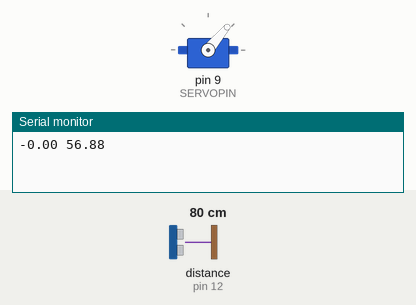
The sketch below on a simulated Arduino Uno, built with avr-gcc and run on an emulated ATmega328P. On the bench: servo, the last lines printed to the serial monitor. Wiring (inferred from the names in the program): ultrasonic range finder: trigger pin 13; echo pin 12. The inputs (shaded band) are chosen by the test bench; at power-on: distance to the obstacle (sensor on pin 12) 80 cm. The echo pulse lasts 58.3 µs per cm.

Above: at 3.85 s.
4.4 s: distance to the obstacle (sensor on pin 12) set to 35 cm
At 5.03 s:
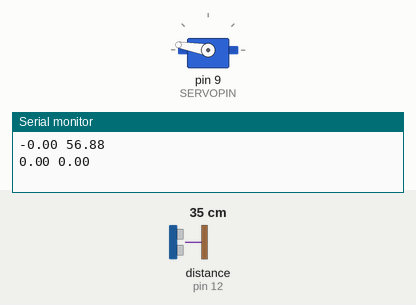
7.4 s: distance to the obstacle (sensor on pin 12) set to 120 cm
At 7.7 s:
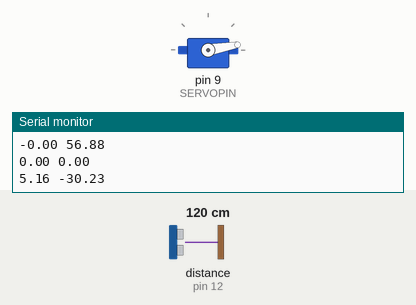
Timing chart, 0 to 16.4 s (numbered marks = the images above; inputs shaded):
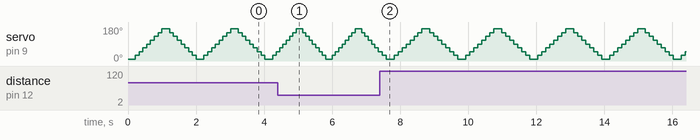

Measured:
- by itself, servo on pin 9 (SERVOPIN): repeats every 2.1 s: 10° 0.24 s, 30° 0.12 s, 50° 0.12 s, 70° 0.12 s, 90° 0.12 s, 110° 0.12 s, 130° 0.12 s, 150° 0.12 s, 170° 0.23 s, 150° 0.12 s, 130° 0.12 s, 110° 0.12 s, 90° 0.12 s, 70° 0.12 s, 50° 0.12 s, 30° 0.12 s

The sketch:

radar.ino
```cpp
#define ECHOPIN 12        // Orange line
#define TRIGPIN 13        // Red line
#define SERVOPIN 9
#define DETECT_POS_S 10
#define DETECT_POS_E 170
#define POS_INC 20
#define WAIT_S 80

#include <Servo.h>
Servo myservo; // create servo object to control a servo

int pos = 0; // variable to store the servo position
float dis;
float pre[(DETECT_POS_E-DETECT_POS_S)/POS_INC+1];
float now[(DETECT_POS_E-DETECT_POS_S)/POS_INC+1];

void setup()
{
  Serial.begin(9600);
  myservo.attach(SERVOPIN); // attaches the servo on pin 9 to the servo object
  pinMode(ECHOPIN, INPUT);
  pinMode(TRIGPIN, OUTPUT);
  myservo.write(DETECT_POS_S); // tell servo to go to position in variable 'pos'
  delay(100);
  for (int i=0; i<=(DETECT_POS_E-DETECT_POS_S)/POS_INC; i++)
    pre[i] = 100;
}

void Print (float dis , int deg)
{
   // R for distance in cm, T for pos in degree
        Serial.print(dis);Serial.print(", ");
         Serial.print(deg);Serial.println(".");
   //delay(100);
}

float Distance ()
{
  digitalWrite(TRIGPIN, LOW);
  delayMicroseconds(2);
  digitalWrite(TRIGPIN, HIGH);
  delayMicroseconds(100);
  digitalWrite(TRIGPIN, LOW);

  // Distance Calculation
  float Time=pulseIn(ECHOPIN, HIGH,6000);
  float distance=100;
  if(Time)
    distance = (Time / 29.4) / 2; // return in microseconds, 1cm requires 29.4ms
  return (distance);
}

float pre_x, pre_y, now_x, now_y;

void loop()
{
  now_x = now_y = 0;
  for (pos = DETECT_POS_S; pos <= DETECT_POS_E; pos += POS_INC)
  {
    myservo.write(pos); // tell servo to go to position in variable 'pos'
    delay(WAIT_S); // waits some time for the servo to reach the position
    dis=(Distance()+Distance()+Distance()+Distance()+Distance()+Distance())/6;
    //Serial.print(dis);
    //Serial.print(" ");
    now_x += dis * cos(pos * PI / 180);
    now_y += dis * sin(pos * PI / 180);
  }
  //Serial.println();

  for (pos = DETECT_POS_E; pos>=DETECT_POS_S; pos=pos-POS_INC)
  {
    myservo.write(pos); // tell servo to go to position in variable 'pos'
    delay(WAIT_S); // waits some time for the servo to reach the position
    dis=(Distance()+Distance()+Distance()+Distance()+Distance()+Distance())/6;
    //Serial.print(dis);
    //Serial.print(" ");
    now_x += dis * cos(pos * PI / 180);
    now_y += dis * sin(pos * PI / 180);
  }

  //Serial.println();

  Serial.print((now_x - pre_x)/16);
  Serial.print(" ");
  Serial.println((now_y - pre_y) /16);
  pre_x = now_x, pre_y = now_y;
}
```
